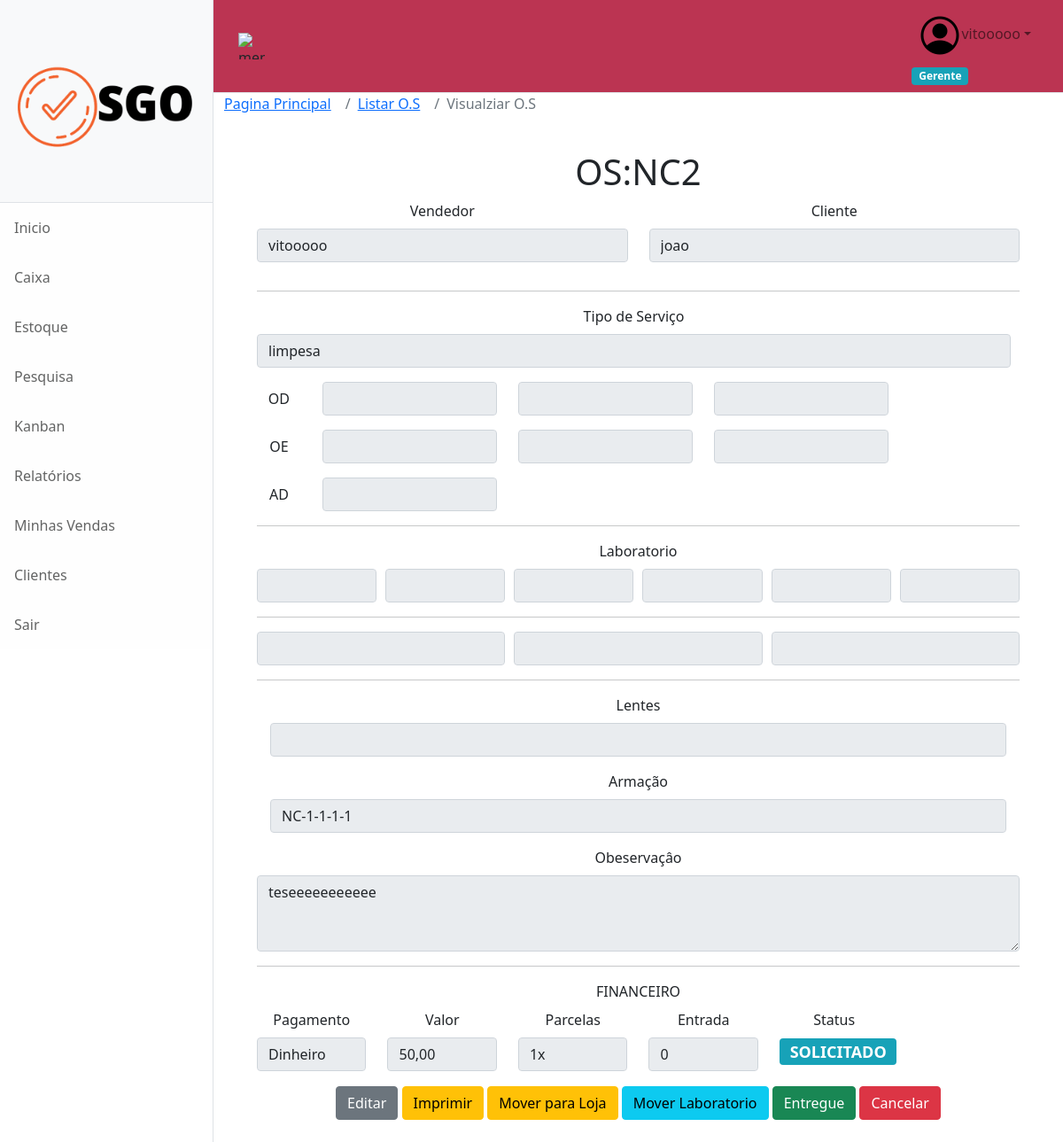
The page /Visualizar_os/2 (signed in) on the database its author committed.
### Autenticacao/models.py (models this page shows, shortened)
class USUARIO(AbstractUser):
    CHOICES_SITUACAO =(
        ('A','Ativo'),
        ('F','Ferias'),
        ('I','Inativo'),
    )
    CHOICES_FUNCAO =(
        ('V','Vendedor'),
        ('C','Caixa'),
        ('G','Gerente'),
    )
    CPF = models.CharField(blank=True, max_length=18)
    DATA_NASCIMENTO = models.DateField(blank=True, null=True)
    STATUS = models.CharField(max_length=1, choices=CHOICES_SITUACAO, default="A")
    FUNCAO = models.CharField(max_length=1, choices=CHOICES_FUNCAO,blank=True, null=True)

### Core/models.py (models this page shows, shortened)
class ORDEN(models.Model):
    CHOICES_SITUACAO =(
        ('A','SOLICITADO'),
        ('E','ENTREGUE'),
        ('C','CANCELADO'),
        ('L','LABORATÓRIO'),
        ('J','LOJA')
    )
    CHOICES_PAGAMENTO =(
        ('A','PIX'),
        ('B','DINHEIRO'),
        ('C','DEBITO'),
        ('D','CREDITO'),
        ('E','CARNER'),
        ('F','PERMUTA'),
    )
    DATA_SOLICITACAO = models.DateField(default=now)
    STATUS = models.CharField(max_length=1 , choices=CHOICES_SITUACAO, default='A')
    ANEXO =  models.ImageField(upload_to='anexo_img' ,blank=True, null=True)
    VENDEDOR = models.ForeignKey(USUARIO, on_delete=models.DO_NOTHING)
    CLIENTE = models.ForeignKey(CLIENTE,on_delete=models.SET_NULL,null=True)
    PREVISAO_ENTREGA = models.DateField()
    ASSINATURA = models.ImageField(upload_to='assinatura_img' ,blank=True, null=True)
    SERVICO = models.ForeignKey(SERVICO, on_delete=models.DO_NOTHING)
    OD_ESF = models.CharField(max_length=5,blank=True, null=True,default='N/D')
    OD_CIL = models.CharField(max_length=5,blank=True, null=True,default='N/D')
    OD_EIXO = models.CharField(max_length=5,blank=True, null=True,default='N/D')
    OE_ESF = models.CharField(max_length=5,blank=True, null=True,default='N/D')
    OE_CIL = models.CharField(max_length=5,blank=True, null=True,default='N/D')
    OE_EIXO = models.CharField(max_length=5,blank=True, null=True,default='N/D')
    AD = models.CharField(max_length=5,blank=True, null=True,default='N/D')
    DNP = models.CharField(max_length=5,blank=True, null=True,default='N/D')
    P = models.CharField(max_length=5,blank=True, null=True,default='N/D')
    DPA = models.CharField(max_length=5,blank=True, null=True,default='N/D')
    DIAG = models.CharField(max_length=5,blank=True, null=True,default='N/D')
    V = models.CharField(max_length=5,blank=True, null=True,default='N/D')
    H = models.CharField(max_length=5,blank=True, null=True,default='N/D')
    ALT = models.CharField(max_length=5,blank=True, null=True,default='N/D')
    ARM = models.CharField(max_length=5,blank=True, null=True,default='N/D')
    MONTAGEM = models.CharField(max_length=500,blank=True, null=True,default='N/D')
    LENTES = models.CharField(max_length=500,blank=True, null=True,default='N/D')
    ARMACAO = models.CharField(max_length=500, blank=True, null=True,default='N/D')
    OBSERVACAO = models.TextField(max_length=1000, blank=True, null=True,default='N/D')
    FORMA_PAG = models.CharField(max_length=1, choices=CHOICES_PAGAMENTO,blank=True, null=True,default='N/D')
    VALOR =  models.DecimalField(max_digits=10, decimal_places=2)
    QUANTIDADE_PARCELA = models.IntegerField(blank=True, null=True,default='N/D')
    ENTRADA = models.CharField(max_length=100)
    DATA_ENCERRAMENTO = models.DateTimeField(blank=True, null=True)

class CLIENTE(models.Model):
    CHOICES_SITUACAO=(
        ('1','ATIVO'),
        ('2','INATIVO')
    )
    NOME = models.CharField(max_length=250)
    LOGRADOURO = models.CharField(max_length=80)
    CEP = models.CharField(max_length=8)
    NUMERO = models.CharField(max_length=10)
    BAIRRO = models.CharField(max_length=200)
    CIDADE = models.CharField(max_length=200)
    TELEFONE = models.CharField(max_length=30, blank=True, null=True)
    CPF = models.CharField(max_length=14)
    DATA_NASCIMENTO = models.DateField(blank=True, null=True)
    EMAIL = models.CharField(max_length=100,blank=True, null=True)
    FOTO =  models.ImageField(upload_to='foto_img',blank=True, null=True)
    DATA_CADASTRO = models.DateField(default=now)
    ENDERECO_UF=models.CharField(max_length=2)
    CONTRIBUINTE=models.CharField(max_length=1, default=9)
    STATUS = models.CharField(max_length=1,choices=CHOICES_SITUACAO,default='1')
    def __str__(self) -> str:
        return str(self.NOME)

class SERVICO(models.Model):
    SERVICO = models.CharField(max_length=500)
    ATIVO = models.BooleanField(default=True)
    def __str__(self) -> str:
        return str(self.SERVICO)

### Core/views.py (the view)
# urls.py: path('Visualizar_os/<int:id_os>',views.Visualizar_os,name='Visualizar_os'),
@login_required(login_url='/auth/logar/')
def Visualizar_os(request,id_os):
    if request.method == "GET":
        VISUALIZAR_OS = ORDEN.objects.get(id=id_os)
        return render(request,'Os/Visualizar_os.html',{'VISUALIZAR_OS':VISUALIZAR_OS,
                                                   })
    else:
        return render(request,'Os/Visualizar_os.htmll')

### Core/templates/Os/Visualizar_os.html (shortened to what this page needs)
{% extends 'base.html' %}
{% load static %}
{% block 'head' %}
<link rel="stylesheet" href="{% static 'Unidades/css/cadastro_cliente.css' %}">
{% endblock %}
{% block 'body'%}
<nav aria-label="breadcrumb">
    <ol class="breadcrumb" style="background-color: var(--bs-white);">
      <li class="breadcrumb-item"><a href="{% url 'Core:home'%}">Pagina Principal</a></li>
      <li class="breadcrumb-item"><a href="{% url 'Core:Lista_Os'%}">Listar O.S</a></li>
      <li class="breadcrumb-item active" aria-current="page">Visualziar O.S</li>
    </ol>
  </nav>
  <section class="container-fluid text-center">
    <form method="POST" class="form_cliente">{% csrf_token %}
      <h1>OS:NC{{VISUALIZAR_OS.id}}</h1>
        <div class="row">
          <div class="form-group col-md-6">
            <label for="VENDEDOR" >Vendedor</label>
            <input readonly class="form-control" value="{{VISUALIZAR_OS.VENDEDOR.first_name}}" >
          </div>
          <div class="form-group col-md-6">
            <label for="CLIENTE">Cliente</label>
            <input readonly class="form-control"  id="CLIENTE" name="CLIENTE" value="{{VISUALIZAR_OS.CLIENTE}}" >
          </div>
        </div>
        <hr>
        <div class="row text-center">
          <div class="form-row">
            <div class="form-group col">
              <label for="inputState">Tipo de Serviço</label>
              <select  id="SERVICO" readonly name="SERVICO" class="form-control">
                <option selected>{{VISUALIZAR_OS.SERVICO}}</option>
              </select>
            </div>
          </div>
        </div>
        <div class="form-group row">
          <label for="inputEmail3" class="col-sm-1 col-form-label">OD</label>
          <div class="col-sm-3">
            <input  type="text" class="form-control" name="OD_ESF" id="OD_ESF" value="{{VISUALIZAR_OS.OD_ESF}}"  readonly>
          </div>
        <div class="col-sm-3">
          <input type="text" class="form-control"  name="OD_CIL" id="OD_CIL" value="{{VISUALIZAR_OS.OD_CIL}}"  readonly>
        </div>
        <div class="col-sm-3">
          <input type="text" class="form-control"  name="OD_EIXO" id="OD_EIXO" value="{{VISUALIZAR_OS.OD_EIXO}}"  readonly>
        </div>
        </div>
        <div class="form-group row">
          <label for="inputEmail3" class="col-sm-1 col-form-label">OE</label>
          <div class="col-sm-3">
            <input type="text" class="form-control" name="OE_ESF" id="OE_ESF" value="{{VISUALIZAR_OS.OE_ESF}}"  readonly>
          </div>
        <div class="col-sm-3">
          <input type="text" class="form-control" name="OE_CIL" id="OE_CIL" value="{{VISUALIZAR_OS.OE_CIL}}"  readonly>
        </div>
        <div class="col-sm-3">
          <input type="text" class="form-control" name="OE_EIXO" id="OE_EIXO"  value="{{VISUALIZAR_OS.OE_EIXO}}"  readonly>
        </div>
        </div>
        <div class="form-group row">
          <label for="inputEmail3" class="col-sm-1 col-form-label">AD</label>
          <div class="col-sm-3">
            <input type="text" class="form-control" name="AD" id="AD" value="{{VISUALIZAR_OS.AD}}"  readonly>
          </div>
        </div>
        <hr>
            <label for="">Laboratorio</label>
            <div class="form-row">
              <div class="col-md-2">
                <input type="text" class="form-control" id="DNP" name="DNP" value="{{VISUALIZAR_OS.DNP}}"  readonly>
              </div>
              <div class="col-md-2">
                <input type="text" class="form-control" id="P" name="P" value="{{VISUALIZAR_OS.P}}"  readonly>
              </div>
              <div class="col-md-2">
                <input type="text" class="form-control" id="DPA" name="DPA" value="{{VISUALIZAR_OS.DPA}}"  readonly>
              </div>
              <div class="col-md-2">
                <input type="text" class="form-control" id="DIAG" name="DIAG" value="{{VISUALIZAR_OS.DIAG}}"  readonly>
              </div>
              <div class="col-md-2">
                <input type="text" class="form-control" id="V" name="V" value="{{VISUALIZAR_OS.V}}"  readonly>
              </div>
              <div class="col-md-2">
                <input type="text" class="form-control" id="H" name="H" value="{{VISUALIZAR_OS.H}}"  readonly>
              </div>
            </div>
            <hr>
            <div class="form-row">
              <div class="col-md-4">
                <input type="text" class="form-control" id="ALT" name="ALT" value="{{VISUALIZAR_OS.ALT}}"  readonly>
              </div>
              <div class="col-md-4">
                <input type="text" class="form-control" id="ARM" name="ARM" value="{{VISUALIZAR_OS.ARM}}"  readonly>
              </div>
              <div class="col-md-4">
                <input type="text" class="form-control" id="MONTAGEM" name="MONTAGEM" value="{{VISUALIZAR_OS.MONTAGEM}}"  readonly>
              </div>
            </div>
            <hr>
        <div class="form-group col-md-12">
          <label for="FILIAL">Lentes</label>
          <input required class="form-control" readonly value="{{VISUALIZAR_OS.LENTES}}" id="LENTES" name="LENTES"  >
        </div>
        <div class="form-group col-md-12">
          <label for="FILIAL">Armação</label>
          <input required class="form-control" readonly value="{{VISUALIZAR_OS.ARMACAO}}" id="ARMACAO" name="ARMACAO"  >
        </div>
        <div class="form-group">
          <label for="exampleFormControlTextarea1">Obeservaçâo</label>
          <textarea class="form-control"  readonly id="OBSERVACAO" name="OBSERVACAO" rows="3">{{VISUALIZAR_OS.OBSERVACAO}}</textarea>
        </div>
        <hr>
        <div class="text center">
          <div class="row">
          <label for="NUMERO">FINANCEIRO</label>
          <div class="form-group col-md-2">
            <label for="inputState">Pagamento</label>
            <select required id="PAGAMENTO" readonly name="PAGAMENTO" onChange="link()" class="form-control">
                {% if VISUALIZAR_OS.FORMA_PAG == "B" %}
                <option value="B">Dinheiro</option>
                {% endif%}
            </select>
          </div>
          <div class="form-group col-md-2">
            <label for="inputZip">Valor</label>
            <input required type="text" readonly value="{{VISUALIZAR_OS.VALOR}}" class="form-control" id="VALOR" name="VALOR">
          </div>
          <div class="form-group col-md-2">
            <label for="inputZip">Parcelas</label>
            <select required id="QUANTIDADE_PARCELA" readonly name="QUANTIDADE_PARCELA" class="form-control">
                {% if VISUALIZAR_OS.QUANTIDADE_PARCELA == 1 %}
                <option value="1">1x</option>
                {% endif%}
            </select>
          </div>
          <div class="form-group col-md-2">
            <label for="inputZip">Entrada</label>
            <input required type="text" readonly value="{{VISUALIZAR_OS.ENTRADA}}" class="form-control" id="ENTRADA" name="ENTRADA">
          </div>
          <div class="form-group col-md-2">
            <label for="inputZip">Status</label>
            {% if VISUALIZAR_OS.STATUS == "A" %}
            <h4><span class="badge badge-info">SOLICITADO</span></h4>
            {% endif %}
          </div>
        </div>
        </div>
        {% if user.FUNCAO == "G" or user.FUNCAO == "V" %}
        {% if VISUALIZAR_OS.STATUS == "A" %}
        <a href="{% url 'Core:Editar_os' VISUALIZAR_OS.id  %}"  class="btn btn-secondary" >Editar</a>
        {% endif %}
        {% endif %}
        <a href="{% url 'Core:Imprimir_os' VISUALIZAR_OS.id  %}"  class="btn btn-warning" >Imprimir</a>
        {% if VISUALIZAR_OS.STATUS == "A" %}
        <a href="{% url 'Core:Loja_os' VISUALIZAR_OS.id  %}"  class="btn btn-warning" >Mover para Loja</a>
        <a href="{% url 'Core:Laboratorio_os' VISUALIZAR_OS.id  %}"  class="btn btn-info" >Mover Laboratorio</a>
        <a href="{% url 'Core:Encerrar_os' VISUALIZAR_OS.id  %}"  class="btn btn-success" >Entregue</a>
        <a href="{% url 'Core:Cancelar_os' VISUALIZAR_OS.id  %}"  class="btn btn-danger" >Cancelar</a>
        {% endif %}
      </form>
  </section>
{%endblock%}

### templates/base.html (shortened to what this page needs)
{% load static %}
<!DOCTYPE html>
<html lang="en">
    <head>
        <link rel="stylesheet" href="https://cdn.jsdelivr.net/npm/bootstrap@4.0.0/dist/css/bootstrap.min.css">
        <link href="{% static 'Unidades/css/styles.css' %}" rel="stylesheet" />
        <link rel="stylesheet" type="text/css" href="https://cdn.jsdelivr.net/npm/toastify-js/src/toastify.min.css">
        {% block 'head' %}
        {% endblock %}
    </head>
    <body>
        <div class="d-flex" id="wrapper">
            <div class="border-end bg-white" id="sidebar-wrapper">
                <div class="sidebar-heading border-bottom bg-light"><img src="{% static 'home/img/LOGO-NOVA-PRETA .png' %}" height="200px" alt="logo"></div>
                <div class="list-group list-group-flush">
                    <a class="list-group-item list-group-item-action list-group-item-light p-3" href="{% url 'Core:home'%}">Inicio</a>
                    <a class="list-group-item list-group-item-action list-group-item-light p-3" href="{% url 'Core:Caixa'%}">Caixa</a>
                    <a class="list-group-item list-group-item-action list-group-item-light p-3" href="{% url 'Core:estoque' %}">Estoque</a>
                    <a class="list-group-item list-group-item-action list-group-item-light p-3" href="{% url 'Core:Lista_Os'%}">Pesquisa</a>
                    <a class="list-group-item list-group-item-action list-group-item-light p-3" href="{%url 'Core:Dashabord' %}">Kanban</a>
                    <a class="list-group-item list-group-item-action list-group-item-light p-3" href="{% url 'Core:relatorios' %}">Relatórios</a>
                    <a class="list-group-item list-group-item-action list-group-item-light p-3" href="{% url 'Core:minhas_vendas' %}">Minhas Vendas</a>
                    <a class="list-group-item list-group-item-action list-group-item-light p-3" href="{% url 'Core:clientes'%}">Clientes</a>
                    <a class="list-group-item list-group-item-action list-group-item-light p-3" href="{% url 'sair'%}">Sair</a>
                </div>
            </div>
            <div id="page-content-wrapper">
                <nav class="navbar navbar-expand-lg navbar-light bg-nav border-bottom">
                    <div class="container-fluid">
                        <img id="sidebarToggle" width="30" height="30" src="https://img.icons8.com/ios/50/menu--v1.png" alt="menu--v1"/>
                        <div class="collapse navbar-collapse" id="navbarSupportedContent">
                            <ul class="navbar-nav ms-auto mt-2 mt-lg-0">
                                {% if user.is_authenticated %}
                                <li class="nav-item dropdown">
                                    <a class="nav-link dropdown-toggle" id="navbarDropdown" href="#" role="button" data-bs-toggle="dropdown" aria-haspopup="true" aria-expanded="false"><img>{{user.first_name}}</a>
                                    {% if user.FUNCAO == "G" %}
                                    <span class="badge badge-info">Gerente</span>
                                    {% endif %}
                                </li>
                                {% endif %}
                            </ul>
                        </div>
                    </div>
                </nav>
                <div class="container-fluid" style="overflow-x:auto;">
                    {% block 'body' %}
                    {% endblock %}
                </div>
            </div>
        </div>
    </body>
</html>

### rows shown on the page
USUARIO: first_name "vitooooo"
ORDEN: id "2", VENDEDOR.first_name "vitooooo", CLIENTE "joao", SERVICO "limpesa", ARMACAO "NC-1-1-1-1", OBSERVACAO "teseeeeeeeeeee", PAGAMENTO "Dinheiro", VALOR "50,00", QUANTIDADE_PARCELA "1x", ENTRADA "0"
